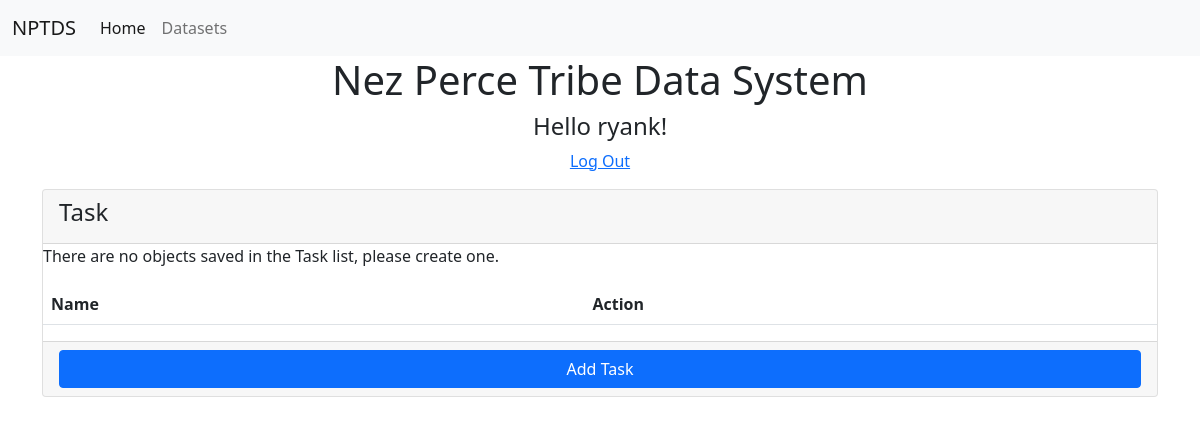
Before: /tasks/ (signed in) with the older database file.
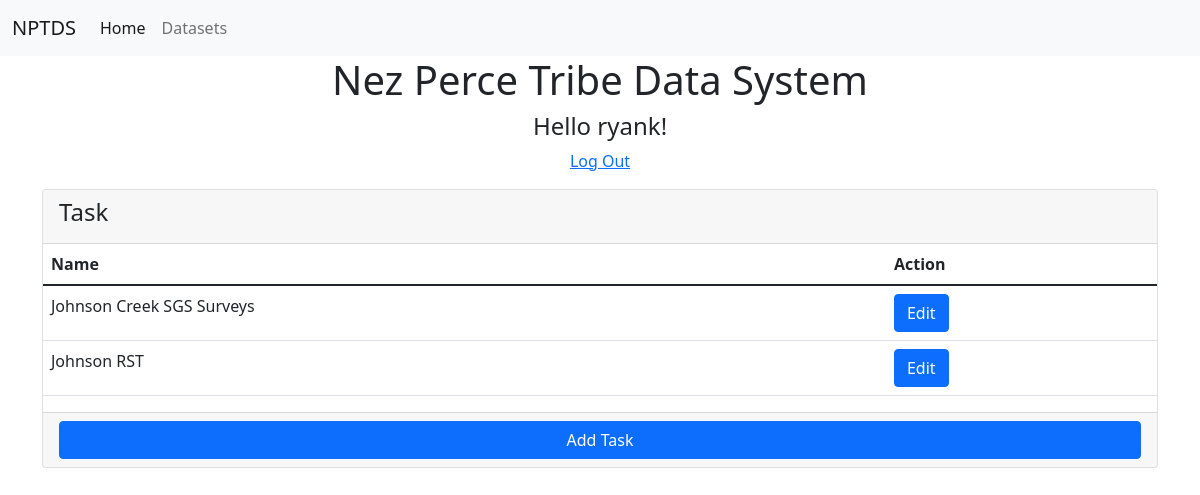
After: the same page with the newer database file.
### datasets/models.py (models this page shows, shortened)
class Task(models.Model):
    name = models.CharField(max_length=100)

### datasets/views.py (the view)
# urls.py: path('tasks/', TaskList.as_view(), name='list_tasks'),
class TaskList(ListView):
    model = Task
    template_name = 'datasets/task_list.html'
    context_object_name = 'list'
    def get_context_data(self, **kwargs):
        context = super().get_context_data(**kwargs)
        context['model_name'] = self.model.__name__
        return context

### templates/datasets/task_list.html
{% extends "base.html" %}
{% block content %}
<div class="container">
    {% if user.is_authenticated %}
        <div class="container text-center">
            <h4>Hello {{user.username }}!</h4>
            <p><a href="{% url 'logout' %}">Log Out</a></p>
        </div>
    <div class="card">
        <div class="card-header card-header-secondary">
            <h4 class="card-title">{{ model_name }}</h4>
        </div>
        <table class="table card-body">
            <thead>
                <tr>
                    <th>Name</th>
                    <th>Action</th>
                </tr>
            </thead >
            <tbody>
                {% if list %}
                {% for i in list %}
                <tr>
                    <td>{{ i.name }}</td>
                    <td><a class="btn btn-primary" href="{% url 'datasets:update_task' i.id %}">Edit</a></td>
                </tr>
                {% endfor %}
                {% else %}
                <p>There are no objects saved in the {{ model_name }} list, please create one.</p>
                {% endif %}
            </tbody>
        </table>
        <div class="card-footer d-grid gap-2">
                <a class="btn btn-primary " href="{% url 'datasets:create_task' %}">Add {{ model_name }}</a>
        </div>
    </div>
    {% else %}
        <div class="container text-center">
            <p>Please login to view data.</p>
            <a class="btn btn-primary" href="{% url 'login' %}">Log In</a>
        </div>
{% endif %}
</div>
{% endblock %}

Changed rows visible on the page:
added Task: name "Johnson Creek SGS Surveys"
added Task: name "Johnson RST"
Other visible differences:
{{ model_name }}: "Task" → (not shown)
text no longer shown: "There are no objects saved in the list, please create one."
